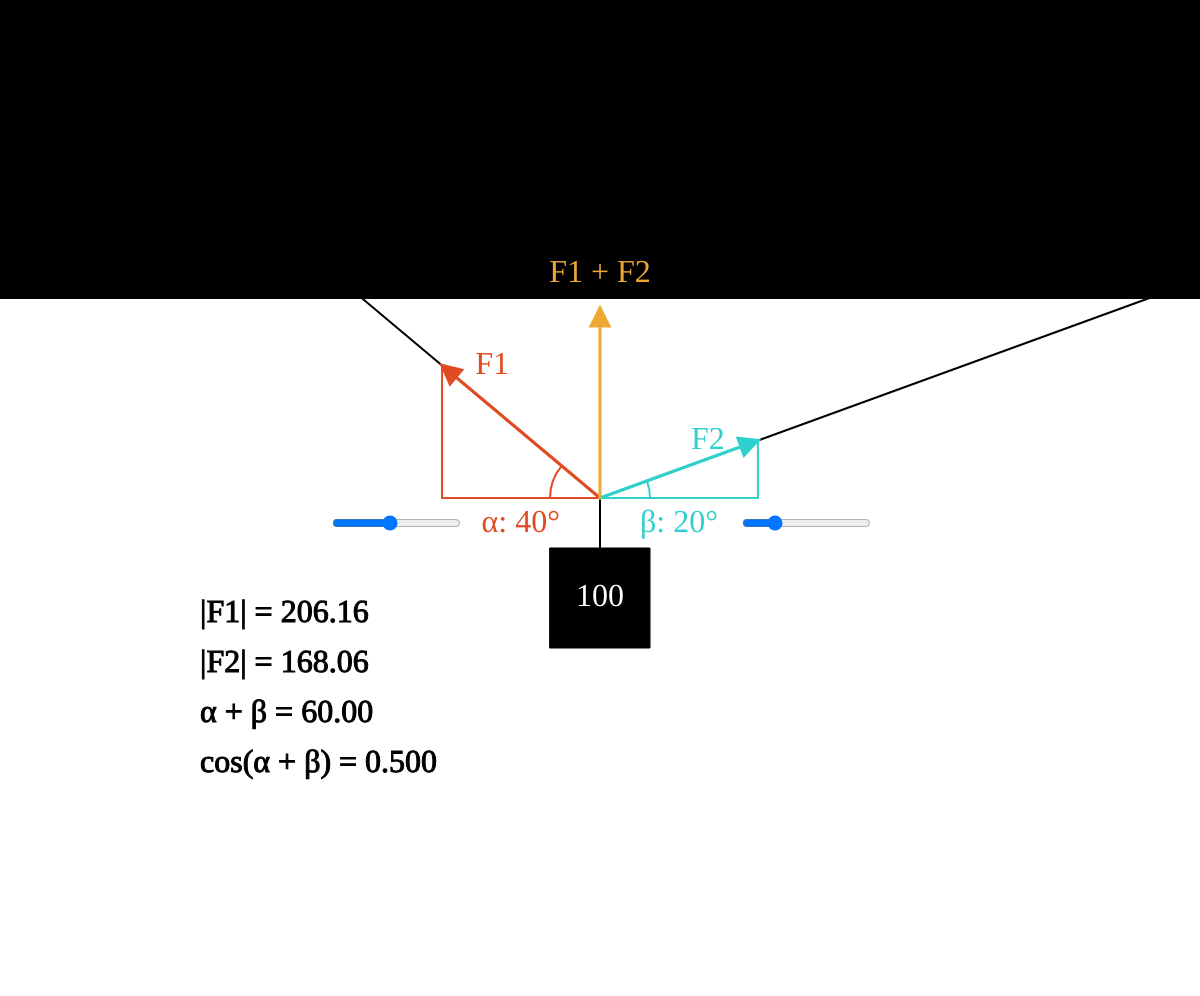
Frame 1 (no input)
Frame 60 (no input): identical to frame 1, image omitted
Frame 120 (the mouse pressed at the canvas centre since frame 60): identical to frame 1, image omitted

The p5.js sketch that drew this single still picture (run headless with seeded random() and noise() and a simulated clock; from frame 60 on, the mouse is pressed at the canvas centre):

// p5.js sketch
// ── sketch.js

"use strict"; 

let alpha = 20;
let beta = 40;

let aSlider, bSlider;

/**
* setup :
*/
function setup() {
    var cnv = createCanvas(windowWidth, windowHeight - 4);

    aSlider = createSlider(0, 90, 40);

    bSlider = createSlider(0, 90, 20);

    background(255);
    textFont('Times New Roman', 32);
    smooth(16);
}

/**
* draw :
*/
function draw() {
    background(255);

    aSlider.position(width/2 - 270, height/2 + 15);
    bSlider.position(width/2 + 140, height/2 + 15);

    translate(width/2, height/2);
    fill(0);
    let cubedown = 50;
    rect(-50, cubedown, 100, 100);
    fill(255);
    textAlign(CENTER, CENTER);
    text("100", 0, cubedown + 50);
    strokeWeight(2);
    line(0, 0, 0, cubedown);
    let lineup = 200;
    fill(0);
    rect(-width/2, -lineup - 1000, width+10, 1000);

    alpha = aSlider.value();
    beta = bSlider.value();

    angleMode(DEGREES);
    let F1 = createVector(-cos(alpha), -sin(alpha));
    let F2 = createVector(cos(beta), -sin(beta));
    let w = 190;
    let mult1 = w*cos(beta)/sin(alpha + beta);
    let mult2 = w*cos(alpha)/sin(alpha + beta);

    line(0, 0, F1.x*1000, F1.y*1000);
    line(0, 0, F2.x*1000, F2.y*1000);

    F1.mult(mult1);
    F2.mult(mult2);

    let zero = createVector(0, 0);
    noFill();
    stroke(color(224, 75, 34));
    arc(0, 0, 100, 100, 180, 180+alpha);
    line(0, 0, F1.x, 0);
    line(F1.x, 0, F1.x, F1.y);
    noStroke();
    fill(224, 75, 34);
    text("F1", F1.x + 50, F1.y);
    noFill();

    stroke(color(46, 209, 206));
    arc(0, 0, 100, 100, -beta, 0);
    line(0, 0, F2.x, 0);
    line(F2.x, 0, F2.x, F2.y);
    noStroke();
    fill(46, 209, 206);
    text("F2", F2.x - 50, F2.y);
    
    stroke(0);

    drawArrow(zero, F1, color(224, 75, 34));
    drawArrow(zero, F2, color(46, 209, 206));

    drawArrow(zero, p5.Vector.add(F1, F2), color(235, 168, 52));

    noStroke();
    fill(color(224, 75, 34));
    textAlign(RIGHT, TOP);
    text("α: " + alpha + "°", -40, 10);
    textAlign(LEFT, TOP);
    fill(color(46, 209, 206));
    text("β: " + beta + "°", 40, 10);

    strokeWeight(1);
    stroke(0);

    fill(color(235, 168, 52));
    textAlign(CENTER, TOP);
    text("F1 + F2", 0, F1.y + F2.y - 50);
    textAlign(LEFT, TOP)

    fill(0);
    text("|F1| = " + mult1.toFixed(2), -400, 100);
    text("|F2| = " + mult2.toFixed(2), -400, 150);
    text("α + β = " + (alpha + beta).toFixed(2), -400, 200);
    text("cos(α + β) = " + (cos(alpha + beta)).toFixed(3), -400, 250);
}

function drawArrow(base, vec, myColor) {
    push();
    stroke(myColor);
    strokeWeight(3);
    fill(myColor);
    translate(base.x, base.y);
    line(0, 0, vec.x, vec.y);
    rotate(vec.heading());
    let arrowSize = 18;
    translate(vec.mag() - arrowSize, 0);
    triangle(0, arrowSize / 2, 0, -arrowSize / 2, arrowSize, 0);
    pop();
  }
